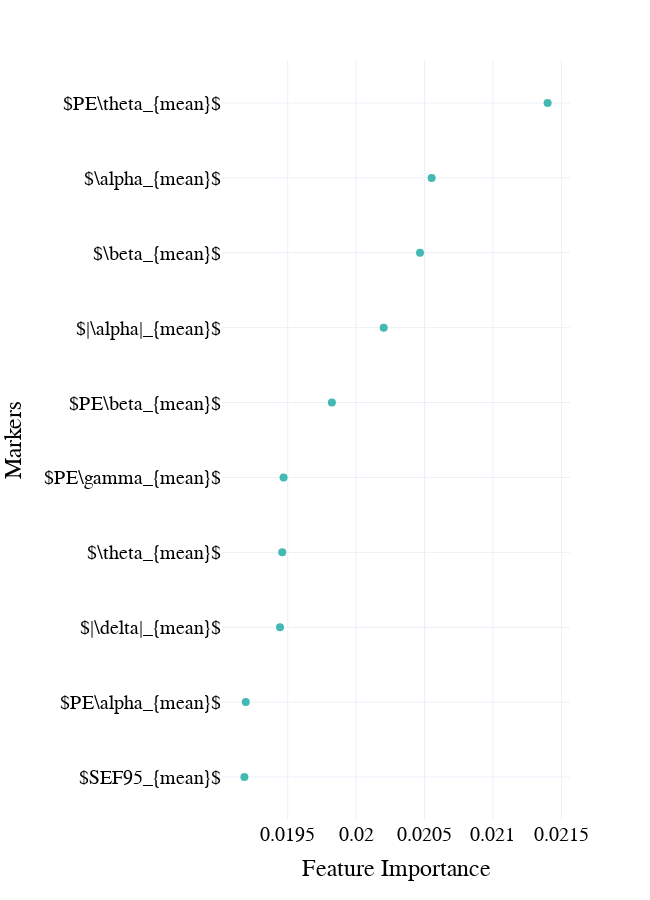

Notebook code for this chart:
### Code cell
fig = px.scatter(feat_import_mw.sort_values(by = 'mean_importance').tail(10),x = 'mean_importance', y = 'features', template = "plotly_white",
                  color_discrete_sequence = [lblue],

                 category_orders = {'significant': ['p > 0.05','p < 0.05 uncorrected', 'p < 0.05 FDR corrected']}, 
                 labels = {'value':'Feature importance', 'features': 'Markers'}

                )

fig.update_traces(marker=dict(size = 8))

fig.update_layout(
    width=650,
    height=900,
#     autosize = True, 
    template = 'plotly_white',
        font=dict(
        family="Times new roman",
        size=20,
        color="black"
    ),
    xaxis = dict(
            visible=True,
            # range = [0.37,0.63], 
            tickfont = {"size": 20},
            title = 'Feature Importance'
        ),
    yaxis = dict(
        tickfont = {"size": 20},
        # autorange = False,    
        automargin = True,
        # range = [-1,len(feat_import_mw)],
        # dtick = 1
        ),
    showlegend=True, 

)

fig.show()
# pio.write_json(fig, 'Figs/univariate_roc_mw_segment.plotly')
fig.write_image(os.path.join(fig_path, 'feat_importance_mw.png'))
fig.write_image(os.path.join(fig_path, 'feat_importance_mw.png'))

### Figure 1 — Plotly figure (JSON) as saved in the notebook; plotly's stock layout.template omitted (floating-point values rounded to 4 significant figures)
{"data": [{"hovertemplate": "mean_importance=%{x}<br>Markers=%{y}<extra></extra>", "legendgroup": "", "marker": {"color": "#42B9B2", "size": 8, "symbol": "circle"}, "mode": "markers", "name": "", "orientation": "h", "showlegend": false, "type": "scatter", "x": [0.01918, 0.01919, 0.01944, 0.01946, 0.01947, 0.01982, 0.0202, 0.02047, 0.02055, 0.0214], "xaxis": "x", "y": ["$SEF95_{mean}$", "$PE\\alpha_{mean}$", "$|\\delta|_{mean}$", "$\\theta_{mean}$", "$PE\\gamma_{mean}$", "$PE\\beta_{mean}$", "$|\\alpha|_{mean}$", "$\\beta_{mean}$", "$\\alpha_{mean}$", "$PE\\theta_{mean}$"], "yaxis": "y"}], "layout": {"font": {"color": "black", "family": "Times new roman", "size": 20}, "height": 900, "legend": {"tracegroupgap": 0}, "margin": {"t": 60}, "showlegend": true, "width": 650, "xaxis": {"anchor": "y", "domain": [0, 1], "tickfont": {"size": 20}, "title": {"text": "Feature Importance"}, "visible": true}, "yaxis": {"anchor": "x", "automargin": true, "domain": [0, 1], "tickfont": {"size": 20}, "title": {"text": "Markers"}}}}
